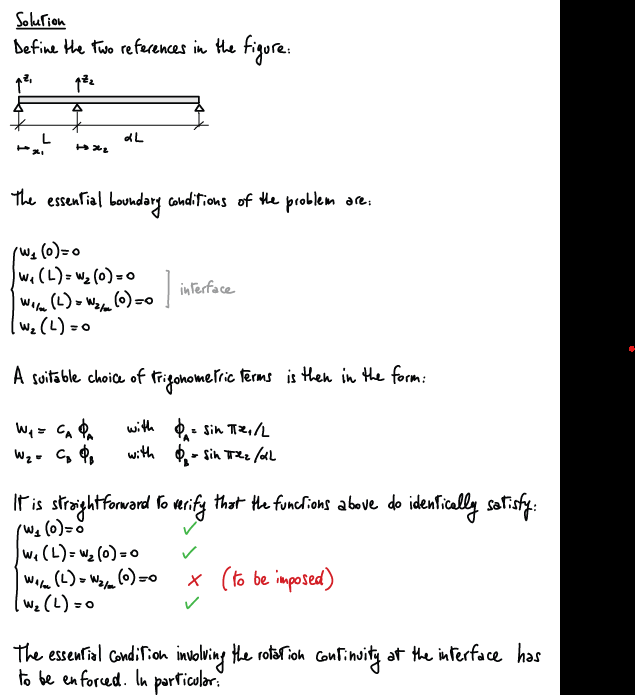
%> input picture 00_RITZ/srcRitzSolver/RMDpic1.png, 635 x 695 px
$ octave --eval "multidomainExample;"   (GNU Octave 9; MATLAB toolbox functions it lacks are replaced by stand-ins)
%> lines starting %> are read from the running program, lines starting %| are printed output that depends on the picture
function [] = multidomainExample()

  img = imread('RMDpic1.png');
%> img is the input picture: size 695x635x3 uint8; mean R, G, B 215.8, 215.6, 215.6
  figure;
  imshow(img);

  img = imread('RMDpic2.png');
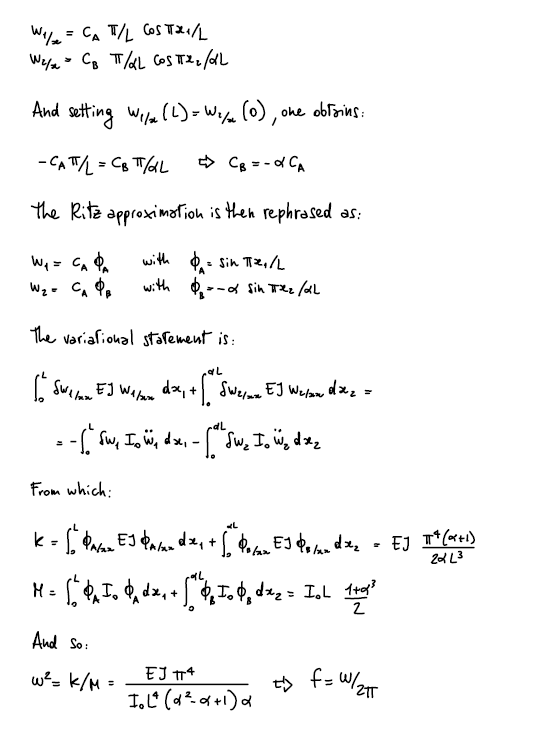
%> input picture 00_RITZ/srcRitzSolver/RMDpic2.png, 542 x 732 px
%> img is the input picture: size 732x542x3 uint8; min 0, max 255, mean 246.9
  figure;
  imshow(img);

  img = imread('RMDpic3.png');
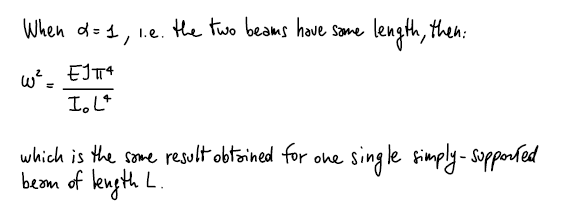
%> input picture 00_RITZ/srcRitzSolver/RMDpic3.png, 572 x 222 px
%> img is the input picture: size 222x572x3 uint8; min 0, max 255, mean 245.8
  figure;
  imshow(img);

end
